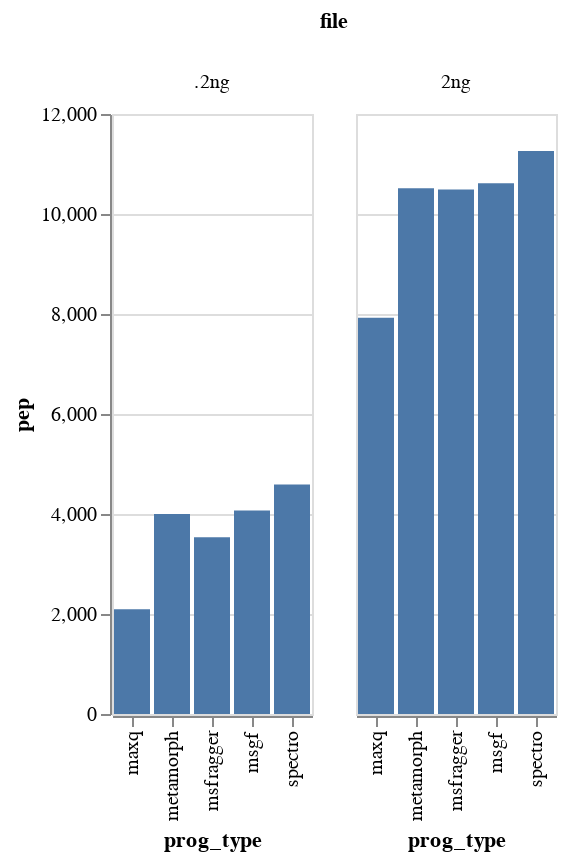

The cell this chart's notebook holds for it:
### Code cell
#completely filtered
alt.Chart(source).mark_bar().encode(
    x='prog_type',
    y='pep',
    column="file"
)

### Figure 1 — Vega-Lite specification as saved in the notebook (floating-point values rounded to 4 significant figures)
{"config": {"view": {"continuousWidth": 400, "continuousHeight": 300}}, "data": {"name": "data-683893de4ac6f0f735ac99271679ec12"}, "mark": "bar", "encoding": {"column": {"type": "nominal", "field": "file"}, "x": {"type": "nominal", "field": "prog_type"}, "y": {"type": "quantitative", "field": "pep"}}, "$schema": "https://vega.github.io/schema/vega-lite/v4.8.1.json", "datasets": {"data-683893de4ac6f0f735ac99271679ec12": [{"file": ".2ng", "prog_type": "msgf", "pep": 4068, "scan": 4475}, {"file": ".2ng", "prog_type": "spectro", "pep": 4588, "scan": 5470}, {"file": ".2ng", "prog_type": "msfragger", "pep": 3537, "scan": 3791}, {"file": ".2ng", "prog_type": "metamorph", "pep": 3999, "scan": 4635}, {"file": ".2ng", "prog_type": "maxq", "pep": 2093, "scan": 2223}, {"file": "2ng", "prog_type": "msgf", "pep": 10615, "scan": 12259}, {"file": "2ng", "prog_type": "spectro", "pep": 11258, "scan": 15430}, {"file": "2ng", "prog_type": "msfragger", "pep": 10490, "scan": 11740}, {"file": "2ng", "prog_type": "metamorph", "pep": 10513, "scan": 13807}, {"file": "2ng", "prog_type": "maxq", "pep": 7923, "scan": 8774}]}}
